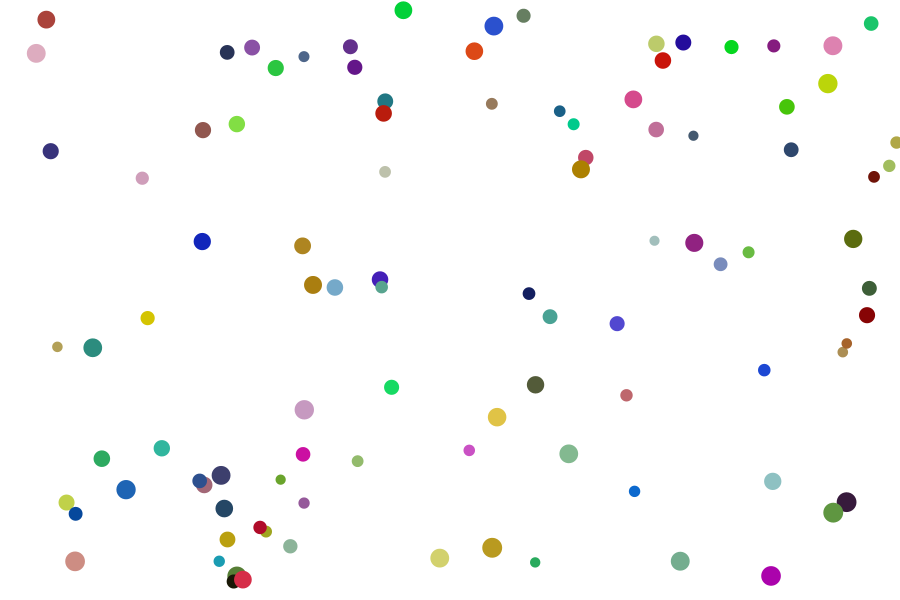
Frame 1 (no input)
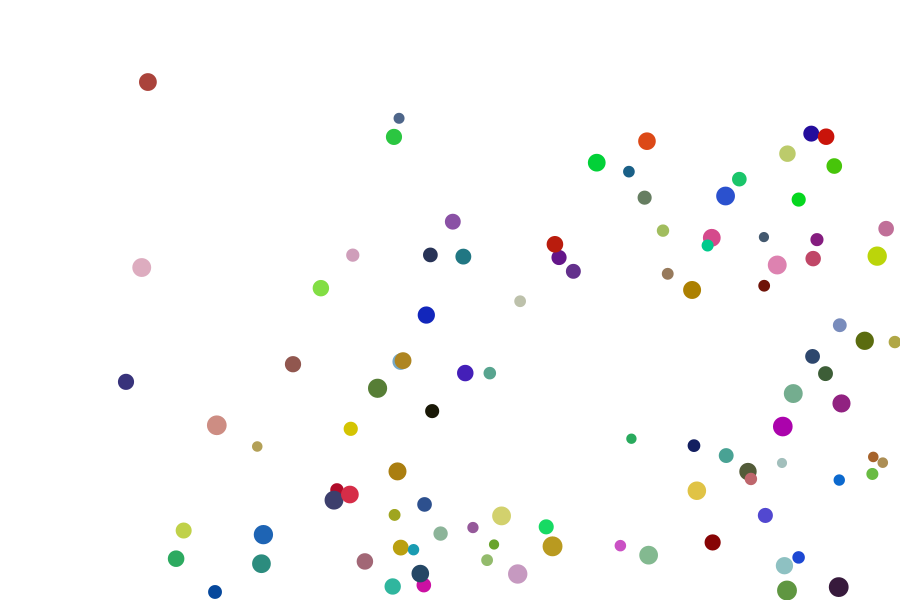
Frame 60 (the mouse pressed at the canvas centre just before this capture)
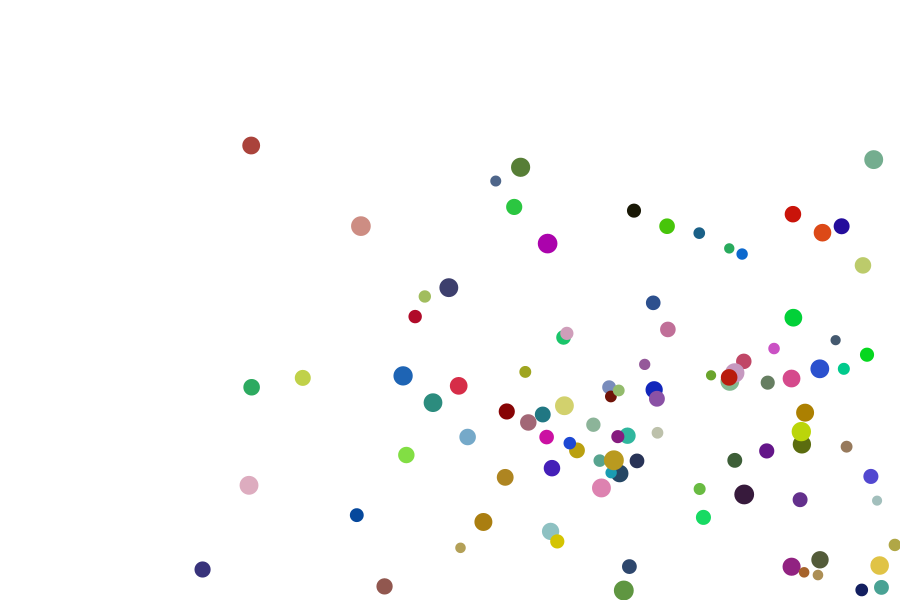
Frame 120 (the mouse held since frame 60 and released just before this capture)

The Processing sketch that drew these frames (run headless with seeded random() and noise(); from frame 60 on, the mouse is pressed at the canvas centre):

// Processing sketch: processing_119197
// ── processing_119197.pde

//declaro el número de boles que vull 
int numBoles = 100;
//renovo les dades x, y, velx i vely per a totes les boles
float [] x = new float [numBoles];
float [] y = new float [numBoles];
float [] velx = new float [numBoles];
float [] vely = new float [numBoles];
float [] r = new float [numBoles];
float [] cr = new float [numBoles];
float [] cg = new float [numBoles];
float [] cb = new float [numBoles];

void setup () {

  size (900, 600);
  background (255);
  smooth();
//declaro la variable i, que anirà sumant boles fins a arribar al 100
//indico la ubicació d'inici i les velocitats
  for (int i=0; i<numBoles; i++) {
    x[i] = random(0,width);
    y[i] = random(0,height);
   
   //velocitat
    velx [i] = random (1,4);
    vely [i] = random (1,4);
    
   //diferents colors
    cr [i] = random(0,225);
    cg [i] = random(0,225);
    cb [i] = random(0,225);
    
   //diferents radis
    r [i] = random (10,20);
  }
}

void draw () {

  background (255);

  for (int i=0; i<numBoles; i++) {
    
//indico que la ubicació anirà sumant valors en funció de la velocitat donada
    
    x[i] += velx[i];
    y[i] += vely[i];
    
 //si la trajectòria es surt de l'eix de les x, aquesta invertirà la seva direcció
     
    if ((x[i]<0+1+(r[i]/2))||(x[i]>width-1-(r[i]/2))) {

      velx [i] =-velx [i];

  //si la trajectòria es surt de l'eix de les y, aquesta invertirà la seva direcció
      
    }
    else {

      if ((y[i]<0+1+(r[i]/2))||(y[i]>height-1-(r[i]/2))) {

        vely [i]=-vely [i];
      }
    }
  noStroke();
  fill(cr[i],cg[i],cb[i]);
  ellipse (x [i], y [i], r[i], r[i]);
  }

  //  x=x+velx;
  //  y=y+vely;
}
